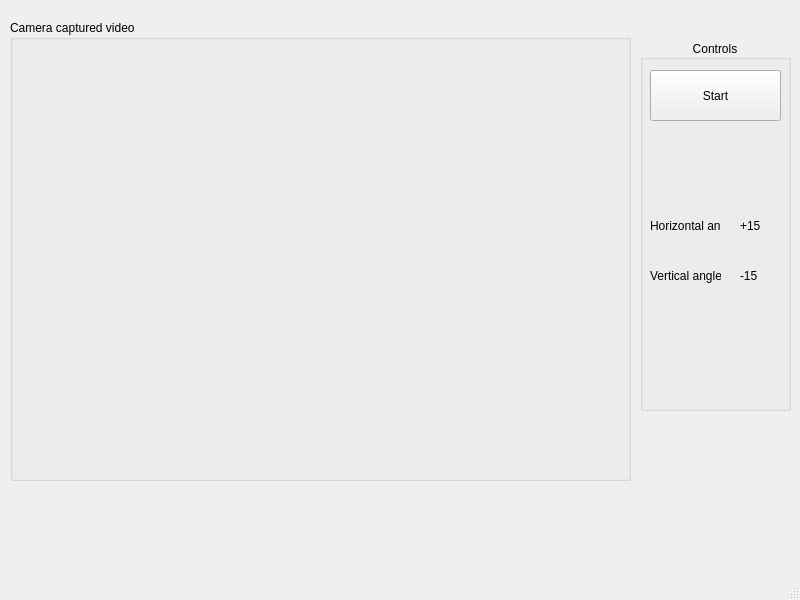
<?xml version="1.0" encoding="UTF-8"?>
<ui version="4.0">
 <class>MainWindow</class>
 <widget class="QMainWindow" name="MainWindow">
  <property name="geometry">
   <rect>
    <x>0</x>
    <y>0</y>
    <width>800</width>
    <height>600</height>
   </rect>
  </property>
  <property name="windowTitle">
   <string>MainWindow</string>
  </property>
  <property name="styleSheet">
   <string notr="true"/>
  </property>
  <widget class="QWidget" name="centralwidget">
   <widget class="QGroupBox" name="groupBox">
    <property name="geometry">
     <rect>
      <x>10</x>
      <y>20</y>
      <width>621</width>
      <height>461</height>
     </rect>
    </property>
    <property name="sizePolicy">
     <sizepolicy hsizetype="Expanding" vsizetype="Expanding">
      <horstretch>0</horstretch>
      <verstretch>0</verstretch>
     </sizepolicy>
    </property>
    <property name="title">
     <string>Camera captured video</string>
    </property>
    <property name="alignment">
     <set>Qt::AlignLeading|Qt::AlignLeft|Qt::AlignTop</set>
    </property>
    <widget class="QWidget" name="ImgWidget" native="true">
     <property name="geometry">
      <rect>
       <x>10</x>
       <y>20</y>
       <width>601</width>
       <height>431</height>
      </rect>
     </property>
     <property name="sizePolicy">
      <sizepolicy hsizetype="MinimumExpanding" vsizetype="MinimumExpanding">
       <horstretch>0</horstretch>
       <verstretch>0</verstretch>
      </sizepolicy>
     </property>
    </widget>
   </widget>
   <widget class="QGroupBox" name="groupBox_2">
    <property name="geometry">
     <rect>
      <x>640</x>
      <y>40</y>
      <width>151</width>
      <height>371</height>
     </rect>
    </property>
    <property name="sizePolicy">
     <sizepolicy hsizetype="Preferred" vsizetype="Expanding">
      <horstretch>0</horstretch>
      <verstretch>0</verstretch>
     </sizepolicy>
    </property>
    <property name="title">
     <string>Controls</string>
    </property>
    <property name="alignment">
     <set>Qt::AlignCenter</set>
    </property>
    <property name="flat">
     <bool>true</bool>
    </property>
    <property name="checkable">
     <bool>false</bool>
    </property>
    <widget class="QLabel" name="lblVerticalText">
     <property name="geometry">
      <rect>
       <x>10</x>
       <y>220</y>
       <width>71</width>
       <height>31</height>
      </rect>
     </property>
     <property name="text">
      <string>Vertical angle:</string>
     </property>
    </widget>
    <widget class="QLabel" name="lblHorizontalText">
     <property name="geometry">
      <rect>
       <x>10</x>
       <y>170</y>
       <width>71</width>
       <height>31</height>
      </rect>
     </property>
     <property name="text">
      <string>Horizontal angle:</string>
     </property>
    </widget>
    <widget class="QLabel" name="lblVerticalVal">
     <property name="geometry">
      <rect>
       <x>100</x>
       <y>220</y>
       <width>31</width>
       <height>31</height>
      </rect>
     </property>
     <property name="text">
      <string>-15</string>
     </property>
    </widget>
    <widget class="QLabel" name="lblHorizontalVal">
     <property name="geometry">
      <rect>
       <x>100</x>
       <y>170</y>
       <width>31</width>
       <height>31</height>
      </rect>
     </property>
     <property name="text">
      <string>+15</string>
     </property>
    </widget>
    <widget class="QPushButton" name="startButton">
     <property name="geometry">
      <rect>
       <x>10</x>
       <y>30</y>
       <width>131</width>
       <height>51</height>
      </rect>
     </property>
     <property name="text">
      <string>Start</string>
     </property>
    </widget>
   </widget>
  </widget>
  <widget class="QMenuBar" name="menubar">
   <property name="geometry">
    <rect>
     <x>0</x>
     <y>0</y>
     <width>800</width>
     <height>18</height>
    </rect>
   </property>
  </widget>
  <widget class="QStatusBar" name="statusbar"/>
 </widget>
 <resources/>
 <connections/>
</ui>
